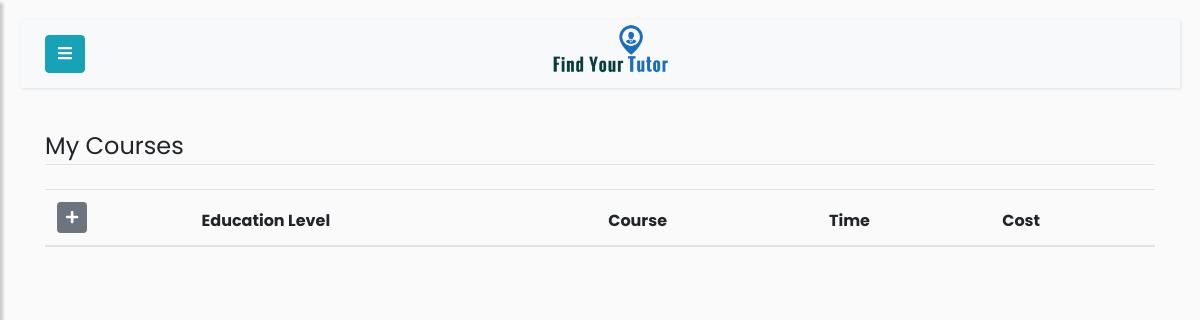
The app's page /student/my-courses (signed in), older data.
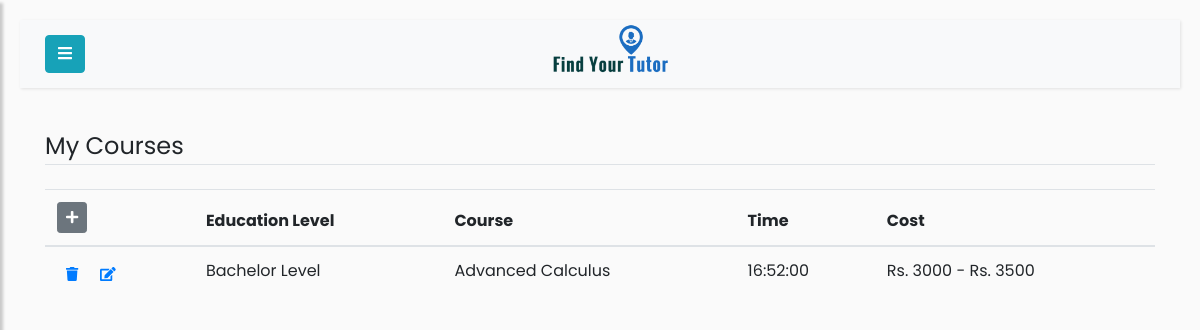
The same page, newer data.
### app/models.py (models this page shows)
class Mycourse(db.Model):
    id = db.Column(db.Integer, primary_key=True)
    user_id = db.Column(db.Integer, db.ForeignKey('user.id'))
    course_id = db.Column(db.Integer, db.ForeignKey('course.id'))
    time = db.Column(db.Time)
    cost = db.Column(db.String(64))

class Course(db.Model):
    id = db.Column(db.Integer, primary_key=True)
    course_title = db.Column(db.String(100), nullable=False)
    course_level = db.Column(db.String(100), nullable=False)
    course_description = db.Column(db.String(1000))
    mycourse = db.relationship('Mycourse', backref='Course', cascade="all, delete")

### app/routes.py (the view)
@app.route('/student/my-courses', methods=['POST','GET'])
@login_required
def student_courses():
    user = User.query.filter_by(username=current_user.username).first()
    my_courses = Mycourse.query.filter_by(user_id=current_user.id)
    form = MyCourseForm()
    form.create_cost_choices()
    if user.username == current_user.username and not is_tutor(user):
        student = Student.query.filter_by(user_id=user.id).first()
        return render_template("my-courses.html", user=user, student=student,
        profilepic= fetch_profile_pic(student), my_courses=my_courses, form=form)
    elif user.username == current_user.username and is_tutor(user):
        return redirect(url_for('tutor'))

### app/forms.py (called while the page is built)
def create_choices_from_list(lists):
    choices = []
    for L in lists:
        choices.append((L, L))
    return choices

    def create_cost_choices(self):
        cost = []
        for d in range(500, 5500, 500):
            cost.append('Rs. ' + str(d - 500) + ' - ' + 'Rs. ' + str(d))
        cost_choice = create_choices_from_list(cost)
        self.cost.choices = cost_choice

### app/models.py (called while the page is built)
@login_manager.user_loader
def load_user(id):
    return User.query.get(int(id))

### app/routes.py (called while the page is built)
def is_tutor(user):
    if user.role == 'tutor':
        return True
    elif user.role == 'student':
        return False
    elif user.role == 'admin':
        return False

def fetch_profile_pic(user_obj):
    try:
        pic_name_from_db = getattr(user_obj, 'profile_pic')
        picture_path = os.path.join(app.root_path, 'static/profile_pics')
        if pic_name_from_db in os.listdir(picture_path):
            profile_pic = url_for('static',filename='profile_pics/' + pic_name_from_db)
            return profile_pic
        return fetch_default_profile_pic(user_obj)
    except:
        return fetch_default_profile_pic(user_obj)

### app/templates/my-courses.html (shortened to what this page needs)
{% if user.role=='student' %}
    {% extends 'student.html' %}
{% else %}
    {% extends 'tutor.html' %}
{% endif %}
{% block content %}
<div class="container">
    <legend class="border-bottom mb-4">My Courses</legend>
    <div class='table-responsive'>
        <table class='table table-hover' id='my-courses-table'>
           <thead>
               <tr>
                    <th scope="col">
                        <a href="{{ url_for('courses') }}" class="btn btn-secondary btn-sm" id='add-new-course'>
                            <i class="fas fa-plus"></i>
                        </a>
                    </th>
                    <th scope="col">Education Level</th>
                    <th scope="col">Course</th>
                    <th scope="col">Time</th>
                    <th scope="col">Cost</th>
               </tr>
           </thead>
           <tbody>
            {% for my_course in my_courses %}
                <tr>
                    <th scope="row">
                        <a class="btn btn-link btn-sm" href="{{url_for('delete_tutor_courses', id=my_course.id)}}">
                            <i class="fas fa-trash"></i>
                        </a>
                        <button class="btn btn-link btn-sm edit-btn"
                            data-toggle="modal"
                            data-target="#edit-mycourse-form"
                            data-id="{{ my_course.id }}">
                            <i class="fas fa-edit"></i>
                        </button>
                    </th>
                    <td> {{ my_course.Course.course_level or ''}} </td>
                    <td> {{ my_course.Course.course_title or '' }} </td>
                    <td> {{ my_course.time or '' }} </td>
                    <td> {{ my_course.cost or ''}} </td>
                </tr>
            {% endfor %}
           </tbody>
        </table>
    </div>
</div>
{% endblock %}

### app/templates/student.html (shortened to what this page needs)
{% extends "extends/base-user.html" %}

### app/templates/extends/base-user.html (shortened to what this page needs)
<!DOCTYPE html>
<html>
<head>
    <link rel="stylesheet" href="https://stackpath.bootstrapcdn.com/bootstrap/4.1.0/css/bootstrap.min.css">
    <link rel="stylesheet" href="https://cdnjs.cloudflare.com/ajax/libs/malihu-custom-scrollbar-plugin/3.1.5/jquery.mCustomScrollbar.min.css">
</head>
<body>
    <div class ='wrapper'>
        <div id='content'>
            <nav class="navbar navbar-expand-lg navbar-light bg-light">
                <div class="container-fluid">
                    <button type="button" id="sidebarCollapse" class="btn btn-info">
                        <i class="fa fa-bars"></i>
                    </button>
                    <a class="navbar-brand" href="{{url_for('home')}}">
                        <img class="image-responsive" style="width:120.5px;height:62px;"
                          src="{{url_for('static', filename='images/logo.png')}}" />
                    </a>
                </div>
            </nav>
            {% block content %}{% endblock %}
        </div>
    </div>
</body>
</html>

Row changes from the older to the newer data that the page shows:
added Mycourse: Course "Bachelor Level", Course "Advanced Calculus", time "16:52:00", cost "Rs. 3000 - Rs. 3500"
